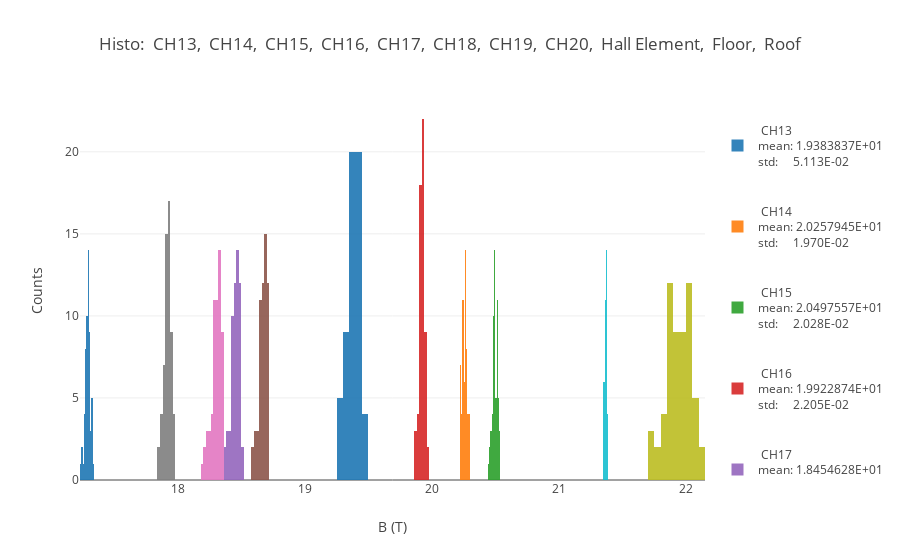

The cell this chart's notebook holds for it:
### Code cell
fig = histo([df[c] for c in temps_ch],verbosity=1,inline=True);
fig.layout.title = "Temp Histos"
